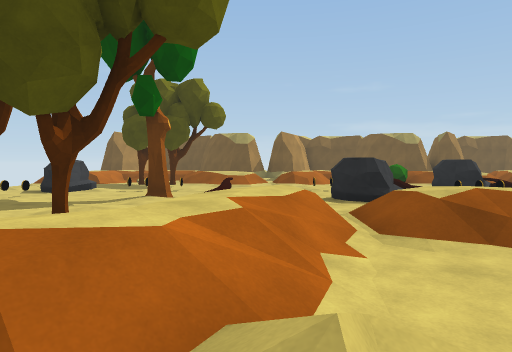
[1] (above)

16 first-person views from a walk through a scene from a Unity 3-D project. The camera is 1.4 m above the floor, tilts 2° down and sees 75° across. The floor is counted in squares, 2 m on a side. Each view is taken from the middle of a square. On the plan, view 1 faces up. The plan holds only what a view shows up to about 10 squares ahead; the rest is blank. The place goes on beyond the plan. The player character is not drawn.

[2]
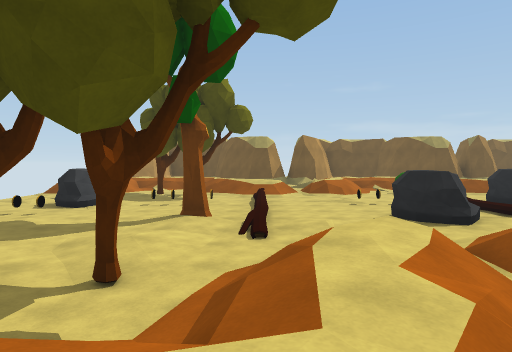

[3]
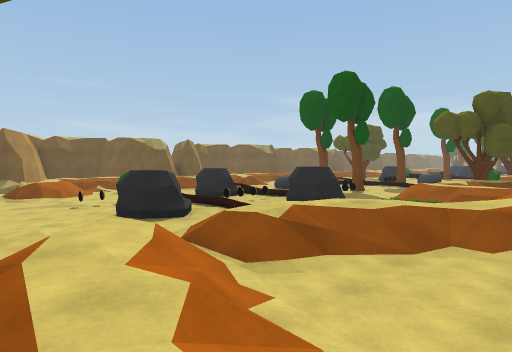

[4]
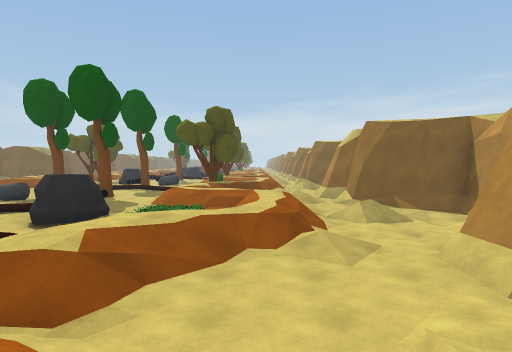

[5]
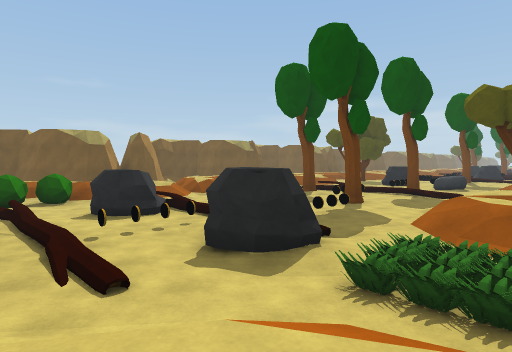

[6]
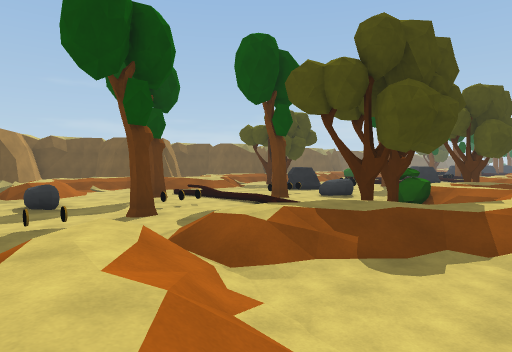

[7]
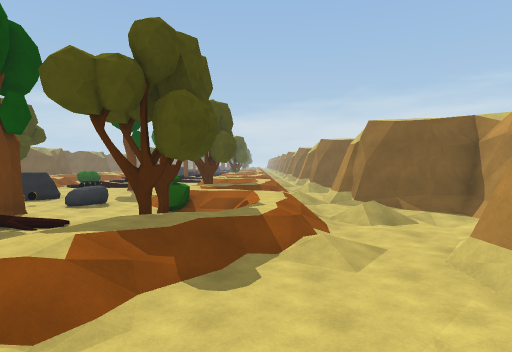

[8]
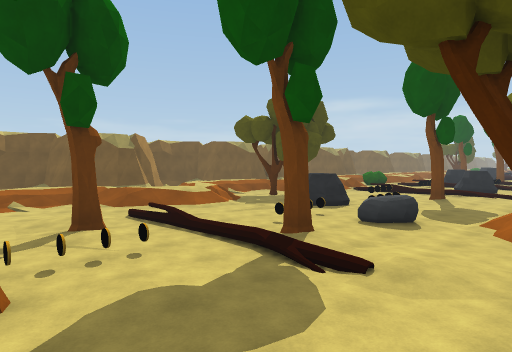

[9]
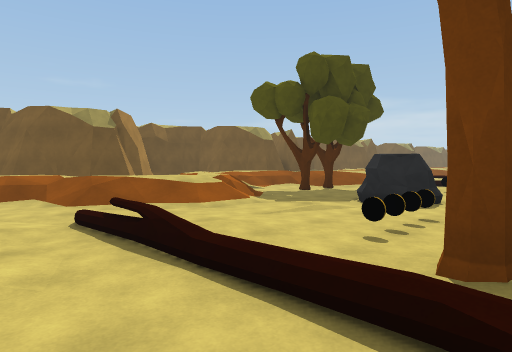

[10]
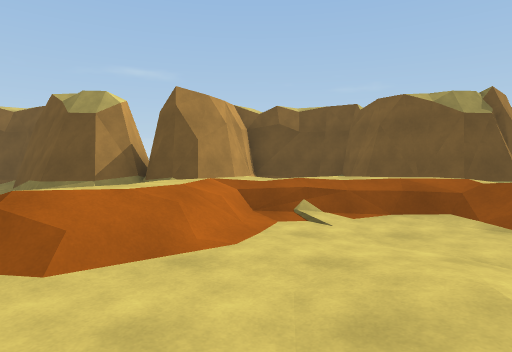

[11]
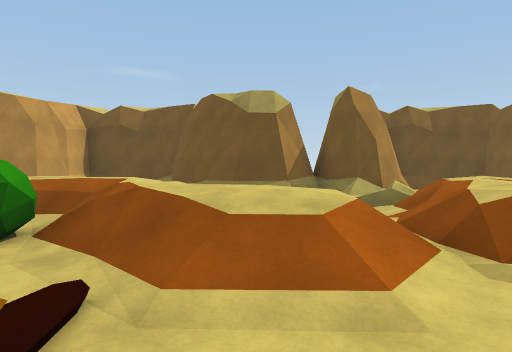

[12]
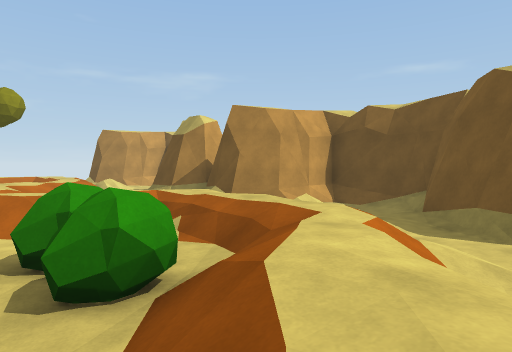

[13]
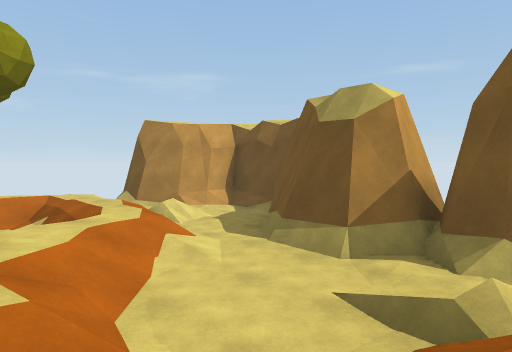

[14]
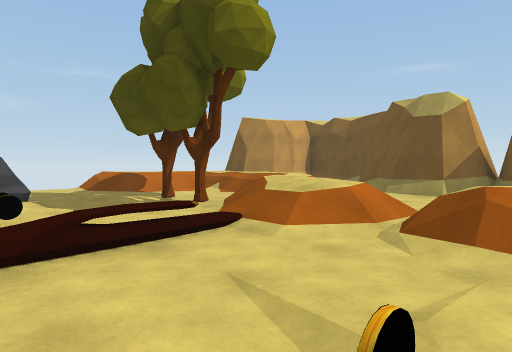

[15]
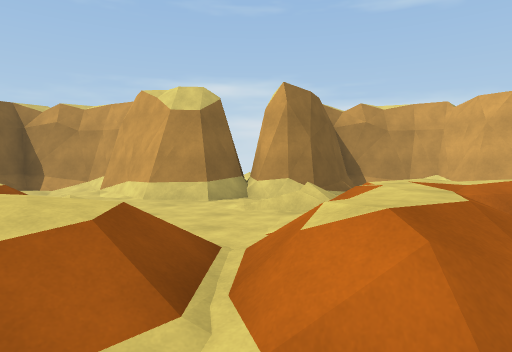

[16]
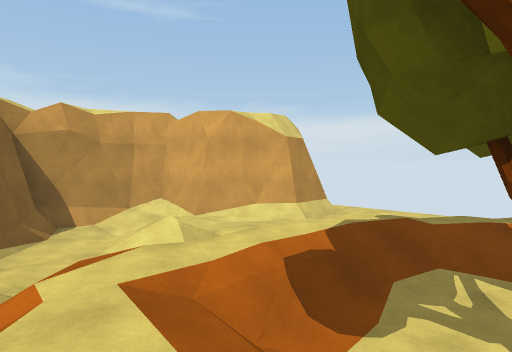

### Floor plan
Key: @ floor where view 1 was taken; # wall or solid block; x gap in a wall; . main floor; : floor 0.25 m higher than the main floor; - floor 0.25 m lower than the main floor; + floor 0.5 m higher than the main floor; * floor 1 m higher than the main floor; / step, stairs or slope; = window, fence, low wall or low ledge; R rock; C coin; T tree; B bush; O other object.
Columns run from 8 left of view 1 to 20 right of it. Each row starts with its distance up from view 1.
 20   ####     ####     ####
 19   #./## # ##./## #### /#
 18  ##..:#####/../#####/  ##
 17 ##. /:/##//.//:/###:    ##
 16   ////::.///// :: ////
 15   /*/*/:.////**/. /**/**
 14  *//:/*/:/  /:/*/ /*//:/
 13  //.TT/*////BBB/*///:..//*//T
 12 //.:..:////.:../////.:..///.:
 11 .:.....=..:./..=.....:.=..:..
 10 .:RRO.Ox..C./.RR..R..T.::.:RR
  9  ./R...+... /.// ....:..OOO/R
  8   OO.../..R /OO/ ...OO.....OO
  7   .:..T/:.RR/.//.OOT::.#TRR.:
  6    ..../:...:.RR.:.....:..:..
  5     .::.////..:..////..:..//.
  4     T.T/*/**/:../*/**/TT.B**
  3    */:./////*/B.//.///  :*
  2    /****/:::/****/.://****
  1      ////..://////:.///////
  0 ::::://:@:::::/.:/:::::/.:/
 -1 :###: /:####/:/./####/././#
 -2    #//.### ##/-.##    :-/##
 -3    ##/##    ##/##       ##
 -4     ###      ###

Positions as (right, up) in squares from view 1, and headings:
1: (0, 0), facing up
2: (-1, 1), facing up
3: (-1, 1), facing up-right
4: (-1, 2), facing right
5: (3, 3), facing up-right
6: (8, 1), facing up-right
7: (8, 2), facing right
8: (11, 4), facing up-right
9: (13, 7), facing up-right
10: (12, 10), facing up
11: (8, 10), facing up
12: (8, 12), facing up-left
13: (2, 13), facing up-left
14: (2, 9), facing up-left
15: (1, 6), facing down
16: (0, 4), facing down-left
